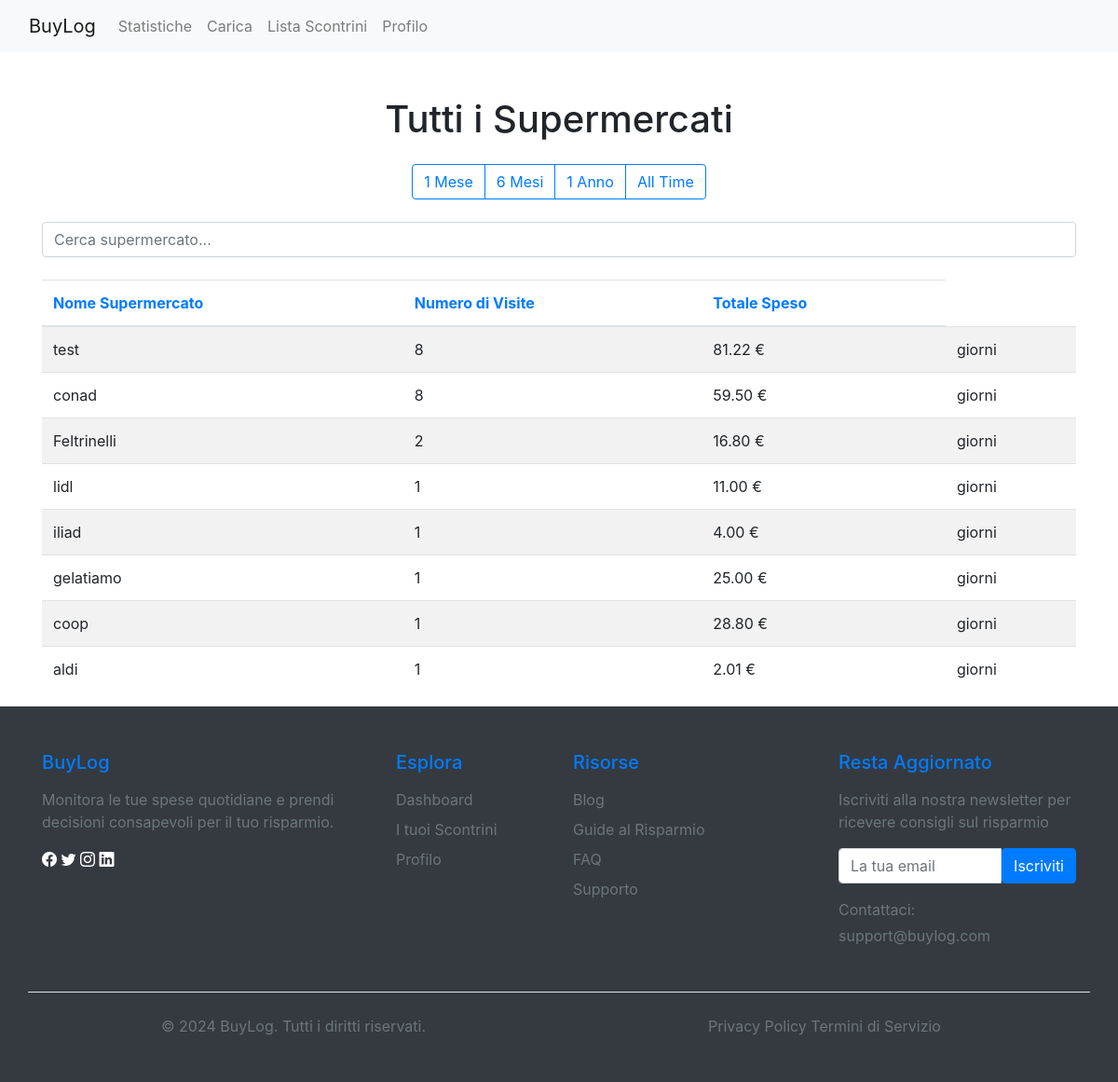
Before: /scontrini/tutti_supermercati/ (signed in) with the older database file.
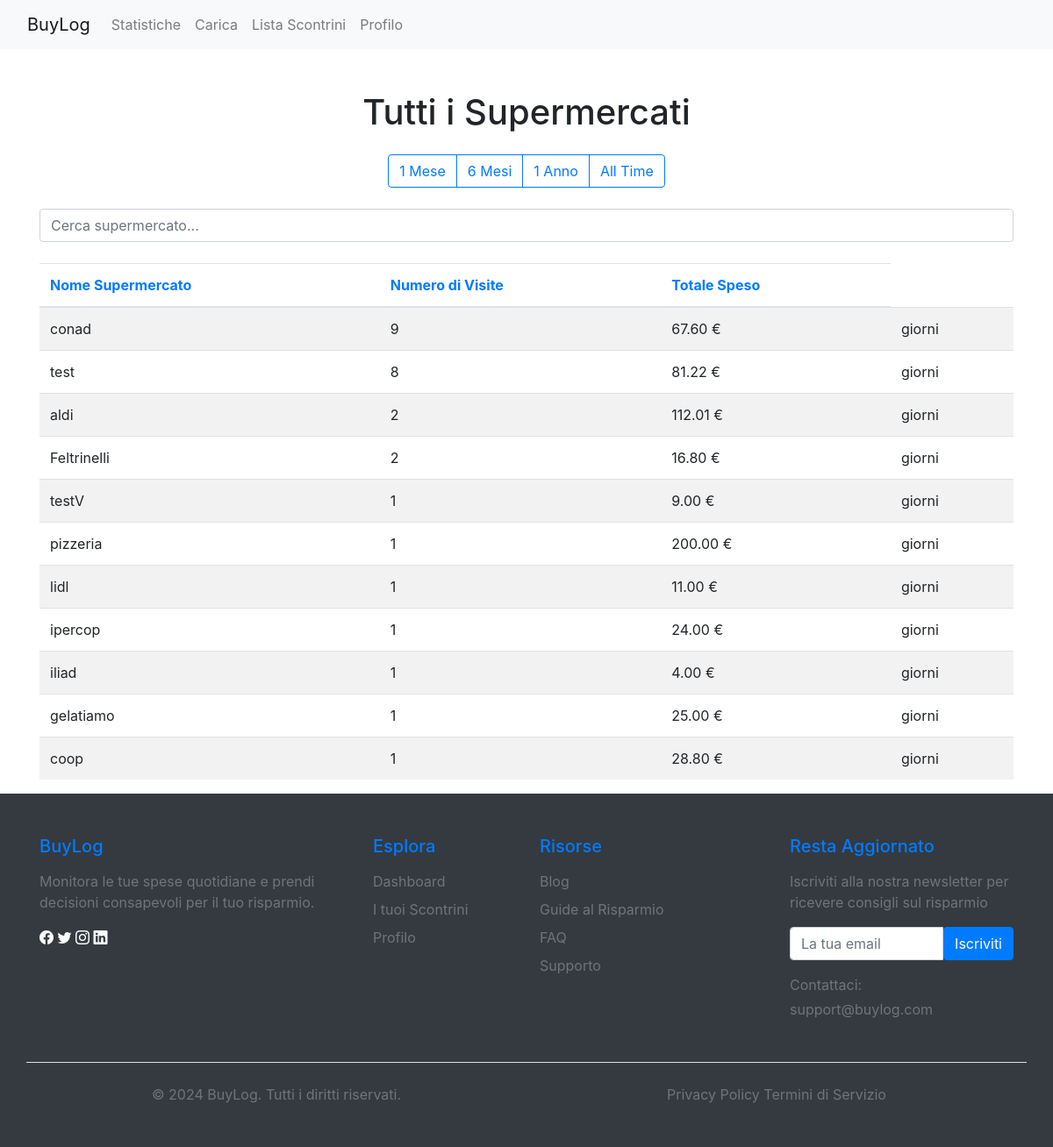
After: the same page with the newer database file.
### scontrini/models.py (models this page shows, shortened)
class Negozio(models.Model):
    nome = models.CharField(max_length=100)
    recensione_media = models.FloatField(null=True, blank=True)
    class Meta:
        verbose_name_plural = 'Negozi'

### scontrini/views.py (the view)
# urls.py: path('tutti_supermercati/', TuttiSupermercatiView.as_view(),
class TuttiSupermercatiView(LoginRequiredMixin, TemplateView):
    template_name = 'scontrini/tutti_supermercati.html'
    def get_context_data(self, **kwargs):
        context = super().get_context_data(**kwargs)
        user = self.request.user
        filtro = self.request.GET.get('filtro', 'all_time')
        ordine = self.request.GET.get('ordine', '-numero_visite')
        context['filtro_attuale'] = filtro
        context['ordine_attuale'] = ordine
        supermercati = self.get_supermercati_filtrati(filtro, ordine, user)
        context['supermercati'] = supermercati
        return context
    def get_supermercati_filtrati(self, filtro, ordine, user):
        scontrini = self.get_scontrini_filtrati(filtro, user)
        supermercati = scontrini.values('negozio__nome').annotate(
            numero_visite=Count('negozio'),
            totale_speso=Sum('totale')
        ).order_by(ordine)
        return supermercati
    def get_scontrini_filtrati(self, filtro, user):
        if filtro == '1mese':
            return Scontrino.objects.filter(data__gte=now()-timedelta(days=30), utente=user)
        elif filtro == '6mesi':
            return Scontrino.objects.filter(data__gte=now()-timedelta(days=180), utente=user)
        elif filtro == '1anno':
            return Scontrino.objects.filter(data__gte=now()-timedelta(days=365), utente=user)
        else:
            return Scontrino.objects.filter(utente=user)

### scontrini/templates/scontrini/tutti_supermercati.html (shortened to what this page needs)
{% extends 'scontrini/base.html' %}
{% load static %}
{% block content %}
<div class="container mt-5">
    <h1 class="text-center mb-4">Tutti i Supermercati</h1>
    <div class="row mb-4">
        <div class="col-md-12 text-center">
            <div class="btn-group" role="group" aria-label="Filtri">
                <button type="button" class="btn btn-outline-primary filtro-btn" data-filtro="1mese">1 Mese</button>
                <button type="button" class="btn btn-outline-primary filtro-btn" data-filtro="6mesi">6 Mesi</button>
                <button type="button" class="btn btn-outline-primary filtro-btn" data-filtro="1anno">1 Anno</button>
                <button type="button" class="btn btn-outline-primary filtro-btn" data-filtro="all_time">All Time</button>
            </div>
        </div>
    </div>
    <div class="row mb-4">
        <div class="col-md-12">
            <input type="text" id="search-bar" class="form-control" placeholder="Cerca supermercato...">
        </div>
    </div>
    <div class="table-responsive">
        <table class="table table-striped">
            <thead>
                <tr>
                    <th><a href="#" class="sort-link" data-ordine="negozio__nome">Nome Supermercato</a></th>
                    <th><a href="#" class="sort-link" data-ordine="-numero_visite">Numero di Visite</a></th>
                    <th><a href="#" class="sort-link" data-ordine="-totale_speso">Totale Speso</a></th>
                </tr>
            </thead>
            <tbody id="supermercati-list">
                {% include 'scontrini/partials/supermercati_list.html' %}
            </tbody>
        </table>
    </div>
</div>
{% endblock %}

### scontrini/templates/scontrini/partials/supermercati_list.html
{% for supermercato in supermercati %}
<tr>
    <td>{{ supermercato.negozio__nome }}</td>
    <td>{{ supermercato.numero_visite }}</td>
    <td>{{ supermercato.totale_speso|floatformat:2 }} €</td>
    <td>{{ supermercato.frequenza_visita|floatformat:2 }} giorni</td>
</tr>
{% endfor %}

Changed rows visible on the page:
shown differently, row unchanged: Negozio "conad": numero_visite "8" → "9"; totale_speso "59.50" → "67.60"; moves up the list
shown differently, row unchanged: Negozio "aldi": numero_visite "1" → "2"; totale_speso "2.01" → "112.01"; moves up the list
added Negozio: negozio__nome "testV", numero_visite "1", totale_speso "9.00"
added Negozio: negozio__nome "pizzeria", numero_visite "1", totale_speso "200.00"
added Negozio: negozio__nome "ipercop", numero_visite "1", totale_speso "24.00"
